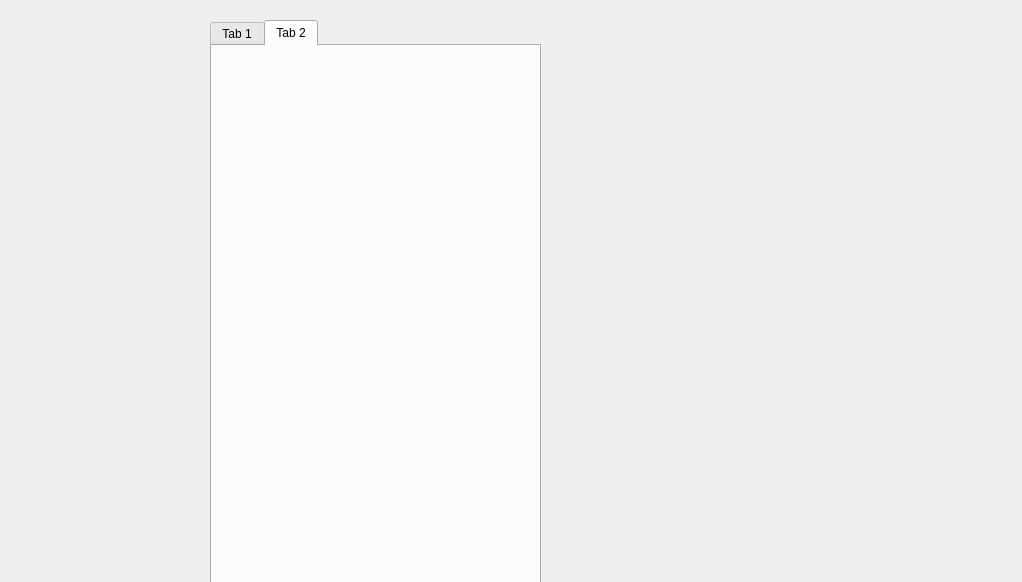
<?xml version="1.0" encoding="UTF-8"?>
<ui version="4.0">
 <class>menu</class>
 <widget class="QWidget" name="menu">
  <property name="geometry">
   <rect>
    <x>0</x>
    <y>0</y>
    <width>1022</width>
    <height>582</height>
   </rect>
  </property>
  <property name="windowTitle">
   <string>Form</string>
  </property>
  <property name="styleSheet">
   <string notr="true"/>
  </property>
  <widget class="QTabWidget" name="tabBar">
   <property name="geometry">
    <rect>
     <x>210</x>
     <y>20</y>
     <width>331</width>
     <height>581</height>
    </rect>
   </property>
   <property name="styleSheet">
    <string notr="true"/>
   </property>
   <property name="currentIndex">
    <number>1</number>
   </property>
   <widget class="QWidget" name="tab">
    <attribute name="title">
     <string>Tab 1</string>
    </attribute>
   </widget>
   <widget class="QWidget" name="tab_2">
    <attribute name="title">
     <string>Tab 2</string>
    </attribute>
   </widget>
  </widget>
 </widget>
 <resources/>
 <connections/>
</ui>
